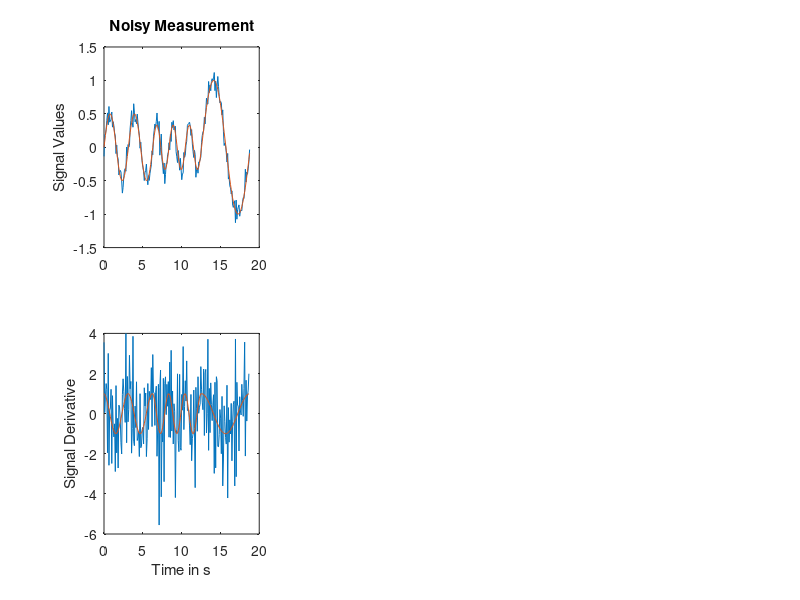

The MATLAB script that drew this image: (Note: this script raises an error after producing the figure.)
clearvars;
clear;
clf;
load("measurements.mat");
Y_LABEL = "Signal Values";
Y_LABEL_DIFF = "Signal Derivative";
X_LABEL = "Time in s";

% Plot noisy signal
subplot(2, 3, 1);
plot(t, y_raw)
hold on
plot(t, y)
title("Noisy Measurement");
ylabel(Y_LABEL);

% Plot noisy signal derivative
y_raw_df = diff(y_raw)./diff(t);
y_df = diff(y)./diff(t);
subplot(2, 3, 4);
plot(t(1:end-1), y_raw_df)
hold on
plot(t(1:end-1), y_df)
ylabel(Y_LABEL_DIFF);
xlabel("Time in s");

% fmincon denoised signal
y_den = get_optim_signal(y_raw, t);

% Plot denoised signal
subplot(2, 3, 2);
plot(t, y_den)
hold on
plot(t, y)
title("Optimization Filter");
ylabel(Y_LABEL);

% Plot denoised signal derivative
y_den_df = diff(y_den)./diff(t);
subplot(2, 3, 5);
plot(t(1:end-1), y_den_df)
hold on
plot(t(1:end-1), y_df)
ylabel(Y_LABEL_DIFF);
xlabel("Time in s");

% Plot lpf signal
y_lpf = easy_low_pass(y_raw, 0.6);
subplot(2, 3, 3);
plot(t, y_lpf)
hold on
plot(t, y)
title("Low-pass Filter");
ylabel(Y_LABEL);

% Plot lpf signal derivative
y_lpf_df = diff(y_lpf)./diff(t);
subplot(2, 3, 6);
plot(t(1:end-1), y_lpf_df)
hold on
plot(t(1:end-1), y_df)
ylabel(Y_LABEL_DIFF);
xlabel("Time in s");